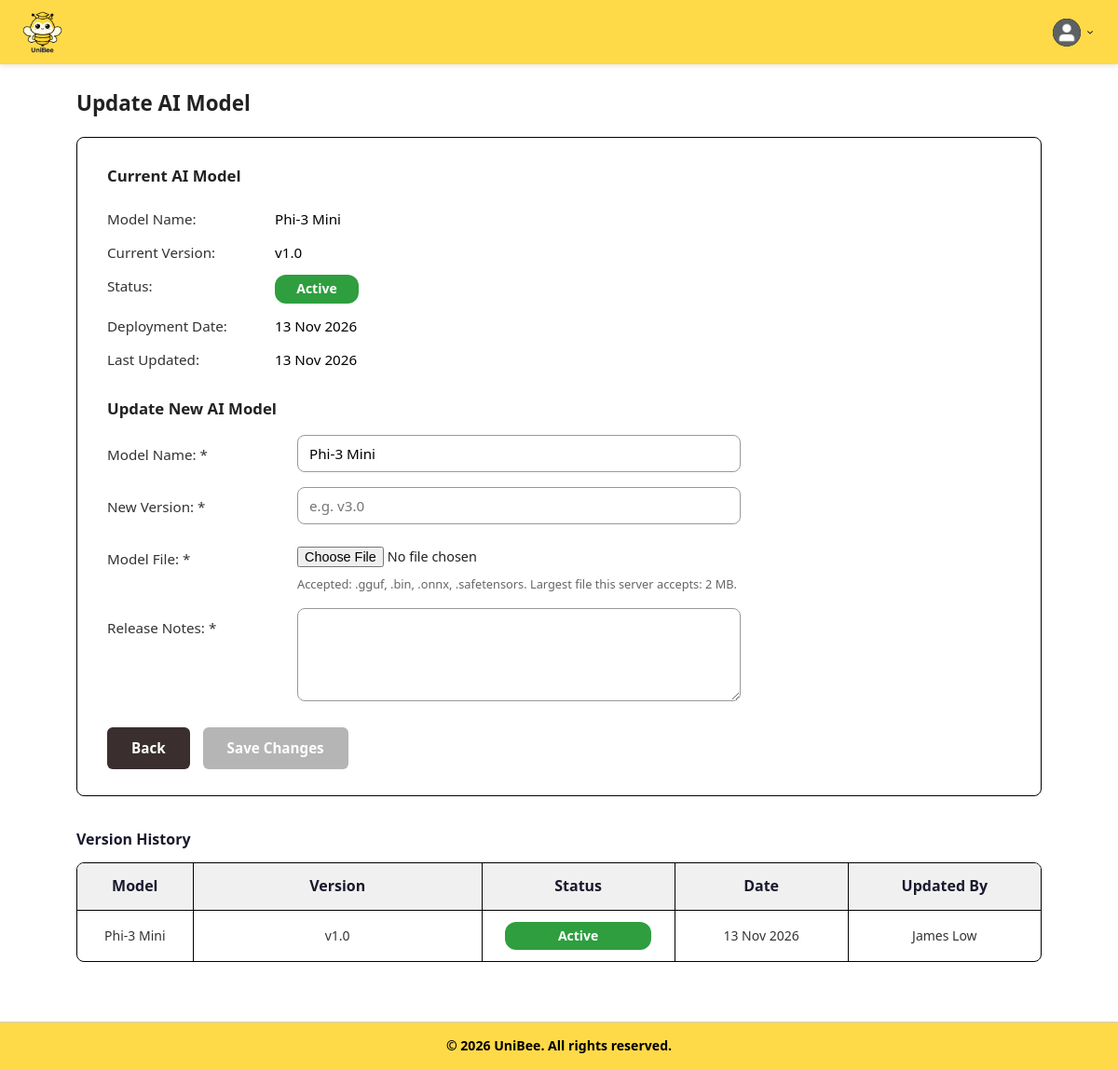
The page /boundary/updateAIModelPage.php (signed in) on the database its author committed.
### tables this page shows
CREATE TABLE AIModelVersions (
    id INT PRIMARY KEY AUTO_INCREMENT,
    modelName VARCHAR(255) NOT NULL,
    version VARCHAR(50) NOT NULL,
    releaseNotes TEXT,
    filePath VARCHAR(500),
    status VARCHAR(50) DEFAULT 'pending',
    approvedAt DATETIME NULL,
    deployedAt DATETIME NULL,
    updatedBy INT,
    createdAt DATETIME DEFAULT CURRENT_TIMESTAMP,
    FOREIGN KEY (updatedBy) REFERENCES SystemAdmins(id) ON DELETE SET NULL
);

CREATE TABLE SystemAdmins (
    id INT PRIMARY KEY AUTO_INCREMENT,
    email VARCHAR(255) UNIQUE NOT NULL,
    passwordHash VARCHAR(255) NOT NULL,
    fullName VARCHAR(255) NOT NULL,
    status VARCHAR(50) DEFAULT 'active',
    suspensionReason TEXT,
    suspendedBy INT NULL,
    suspendedAt DATETIME NULL,
    createdAt DATETIME DEFAULT CURRENT_TIMESTAMP,
    updatedAt DATETIME DEFAULT CURRENT_TIMESTAMP ON UPDATE CURRENT_TIMESTAMP,
    lastLogin DATETIME,
    FOREIGN KEY (suspendedBy) REFERENCES SystemAdmins(id)
);

### entity/aiModelVersions.php (called while the page is built, shortened)
<?php
require_once "../database/database.php";
class AIModelVersions
{
    private $db;
    public function __construct()
    {
        $database = new Database();
        $this->db = $database->connect();
    }
    public function getDeployed()
    {
        $sql = "SELECT m.*, sa.fullName AS updatedByName
                FROM AIModelVersions m
                LEFT JOIN SystemAdmins sa ON sa.id = m.updatedBy
                WHERE m.status = 'deployed'
                ORDER BY m.deployedAt DESC, m.id DESC
                LIMIT 1";
        return $this->db->query($sql)->fetch(PDO::FETCH_ASSOC);
    }
    public function getHistory($limit = 10)
    {
        $sql = "SELECT m.id, m.modelName, m.version, m.status, m.createdAt, m.approvedAt, m.deployedAt,
                       sa.fullName AS updatedByName
                FROM AIModelVersions m
                LEFT JOIN SystemAdmins sa ON sa.id = m.updatedBy
                ORDER BY m.createdAt DESC, m.id DESC
                LIMIT " . (int) $limit;
        return $this->db->query($sql)->fetchAll(PDO::FETCH_ASSOC);
    }
}

### database/database.php (called while the page is built, shortened)
<?php
class Database
{
    private $host = 'sql310.infinityfree.com';
    private $dbname = 'if0_43226272_unibee';
    private $username = 'if0_43226272';
    private $password = 'unibee1234';
    public function connect()
    {
        try {
            $this->pdo = new PDO(
                "mysql:host={$this->host};dbname={$this->dbname}",
                $this->username,
                $this->password
            );
            $this->pdo->setAttribute(PDO::ATTR_ERRMODE, PDO::ERRMODE_EXCEPTION);
            return $this->pdo;
        } catch (PDOException $e) {
            die("Database connection failed: " . $e->getMessage());
        }
    }
}

### controller/updateAIModelController.php (called while the page is built, shortened)
<?php
require_once "../database/database.php";
require_once "../entity/aiModelVersions.php";
class UpdateAIModelController
{
    private $models;
    public function __construct()
    {
        $this->models          = new AIModelVersions();
        $this->modelDir        = dirname(__DIR__) . '/models';
    }
    public function getCurrentModel()
    {
        return $this->models->getDeployed();
    }
    public function getHistory()
    {
        return $this->models->getHistory(10);
    }
    public function getUploadLimitText()
    {
        $bytes = min(
            $this->iniToBytes(ini_get('upload_max_filesize')),
            $this->iniToBytes(ini_get('post_max_size')) ?: PHP_INT_MAX
        );
        return $this->formatBytes($bytes);
    }
    private function iniToBytes($value)
    {
        $value = trim((string) $value);
        $number = (float) $value;
        switch (strtolower(substr($value, -1))) {
            case 'm':
                $number *= 1024;
            case 'k':
                $number *= 1024;
        }
        return (int) $number;
    }
    private function formatBytes($bytes)
    {
        return max(1, (int) round($bytes / 1048576)) . ' MB';
    }
}

### boundary/updateAIModelPage.php (the view, shortened to what this page needs)
<?php
require_once "../controller/updateAIModelController.php";
$controller = new UpdateAIModelController();
$current = $controller->getCurrentModel();
$history = $controller->getHistory();
$maxUpload = $controller->getUploadLimitText();
$old = ['modelName' => '', 'version' => '', 'releaseNotes' => ''];
if (isset($_SESSION['ai_model_old'])) {
    $old = array_merge($old, $_SESSION['ai_model_old']);
    unset($_SESSION['ai_model_old']);
} elseif ($current) {
    $old['modelName'] = $current['modelName'];
}
function formatDate($value)
{
    return $value ? date('d M Y', strtotime($value)) : '—';
}
$statusLabels  = [
    'deployed' => 'Active',
    'approved' => 'Awaiting Confirmation',
    'archived' => 'Replaced',
    'failed'   => 'Failed',
];
$statusClasses = [
    'deployed' => 'status-active',
    'approved' => 'status-pending',
    'archived' => 'status-archived',
    'failed'   => 'status-suspended',
];
?>
<!DOCTYPE html>
<html lang="en">
<head>
    <link rel="stylesheet" href="../style.css">
</head>
<body class="system-admin-dashboard">
    <header class="header">
        <div class="logo-container">
            <img src="../images/uniBeeLogo.png" alt="UniBee Logo">
        </div>
        <div class="dashboard-header-right">
            <div class="profile-dropdown">
                <div class="profile-container" onclick="toggleDropdown()">
                    <img src="../images/profilePic.png" alt="Profile" class="profile-icon">
                    <img src="../images/dropdown.png" alt="Menu" class="dropdown-arrow">
                </div>
            </div>
        </div>
    </header>
    <main class="registration-page">
        <h2 class="registration-title">Update AI Model</h2>
        <div class="registration-card">
            <div class="detail-section">
                <h3 class="detail-section-title">Current AI Model</h3>
                <?php if ($current): ?>
                    <div class="detail-row">
                        <span class="detail-label">Model Name:</span>
                        <span class="detail-value"><?php echo htmlspecialchars($current['modelName']); ?></span>
                    </div>
                    <div class="detail-row">
                        <span class="detail-label">Current Version:</span>
                        <span class="detail-value"><?php echo htmlspecialchars($current['version']); ?></span>
                    </div>
                    <div class="detail-row">
                        <span class="detail-label">Status:</span>
                        <span class="detail-value"><span class="status-badge status-active ai-model-badge">Active</span></span>
                    </div>
                    <div class="detail-row">
                        <span class="detail-label">Deployment Date:</span>
                        <span class="detail-value"><?php echo formatDate($current['deployedAt']); ?></span>
                    </div>
                    <div class="detail-row">
                        <span class="detail-label">Last Updated:</span>
                        <span class="detail-value"><?php echo formatDate($current['deployedAt'] ?: $current['approvedAt']); ?></span>
                    </div>
                <?php else: ?>
                    <p class="registration-status-note">No AI model has been deployed yet. Upload one below to get started.</p>
                <?php endif; ?>
            </div>
            <div class="detail-section">
                <h3 class="detail-section-title">Update New AI Model</h3>
                <form id="updateModelForm" action="../controller/updateAIModelController.php" method="POST"
                    enctype="multipart/form-data">
                    <div class="ai-model-form">
                        <label for="modelName">Model Name: *</label>
                        <input type="text" id="modelName" name="modelName" maxlength="255"
                            value="<?php echo htmlspecialchars($old['modelName']); ?>">
                        <label for="version">New Version: *</label>
                        <input type="text" id="version" name="version" maxlength="50" placeholder="e.g. v3.0"
                            value="<?php echo htmlspecialchars($old['version']); ?>">
                        <label for="modelFile">Model File: *</label>
                        <div>
                            <input type="file" id="modelFile" name="modelFile"
                                accept=".<?php echo implode(',.', UpdateAIModelController::ALLOWED_EXTENSIONS); ?>">
                            <p class="ai-model-hint">
                                Accepted: <?php echo '.' . implode(', .', UpdateAIModelController::ALLOWED_EXTENSIONS); ?>.
                                Largest file this server accepts: <?php echo htmlspecialchars($maxUpload); ?>.
                            </p>
                        </div>
                        <label for="releaseNotes">Release Notes: *</label>
                        <textarea id="releaseNotes" name="releaseNotes" rows="4" maxlength="2000"><?php echo htmlspecialchars($old['releaseNotes']); ?></textarea>
                    </div>
                </form>
            </div>
            <div class="registration-actions">
                <a href="systemAdminDashboardPage.php" class="btn-large back-btn">Back</a>
                <button type="button" id="saveBtn" class="btn-large update-btn" disabled
                    onclick="submitOnce('updateModelForm', this, 'Validating...')">Save Changes</button>
            </div>
        </div>
        <h3 class="section-label ai-model-history-title">Version History</h3>
        <section class="table-section">
            <div class="table-wrapper">
                <table class="admin-table ai-model-table">
                    <thead>
                        <tr>
                            <th>Model</th>
                            <th>Version</th>
                            <th>Status</th>
                            <th>Date</th>
                            <th>Updated By</th>
                        </tr>
                    </thead>
                    <tbody>
                        <?php if (empty($history)): ?>
                            <tr>
                                <td colspan="5" class="empty-row">No AI model versions have been registered yet.</td>
                            </tr>
                        <?php else: ?>
                            <?php foreach ($history as $row): ?>
                                <tr>
                                    <td><?php echo htmlspecialchars($row['modelName']); ?></td>
                                    <td><?php echo htmlspecialchars($row['version']); ?></td>
                                    <td>
                                        <span class="status-badge <?php echo $statusClasses[$row['status']] ?? 'status-archived'; ?>">
                                            <?php echo $statusLabels[$row['status']] ?? htmlspecialchars($row['status']); ?>
                                        </span>
                                    </td>
                                    <td><?php echo formatDate($row['deployedAt'] ?: ($row['approvedAt'] ?: $row['createdAt'])); ?></td>
                                    <td><?php echo $row['updatedByName'] ? htmlspecialchars($row['updatedByName']) : '—'; ?></td>
                                </tr>
                            <?php endforeach; ?>
                        <?php endif; ?>
                    </tbody>
                </table>
            </div>
        </section>
    </main>
    <footer>
        <div class="footer-bottom-bar">
            &copy; 2026 UniBee. All rights reserved.
        </div>
    </footer>
</body>
</html>

### rows shown on the page
aimodelversions: modelName "Phi-3 Mini", version "v1.0", deployedAt "13 Nov 2026", status "Active", updatedBy.fullName "James Low"

### other values the page prints
implode(', .', UpdateAIModelController::ALLOWED_EXTENSIONS) "gguf, .bin, .onnx, .safetensors"
$maxUpload "2 MB"
